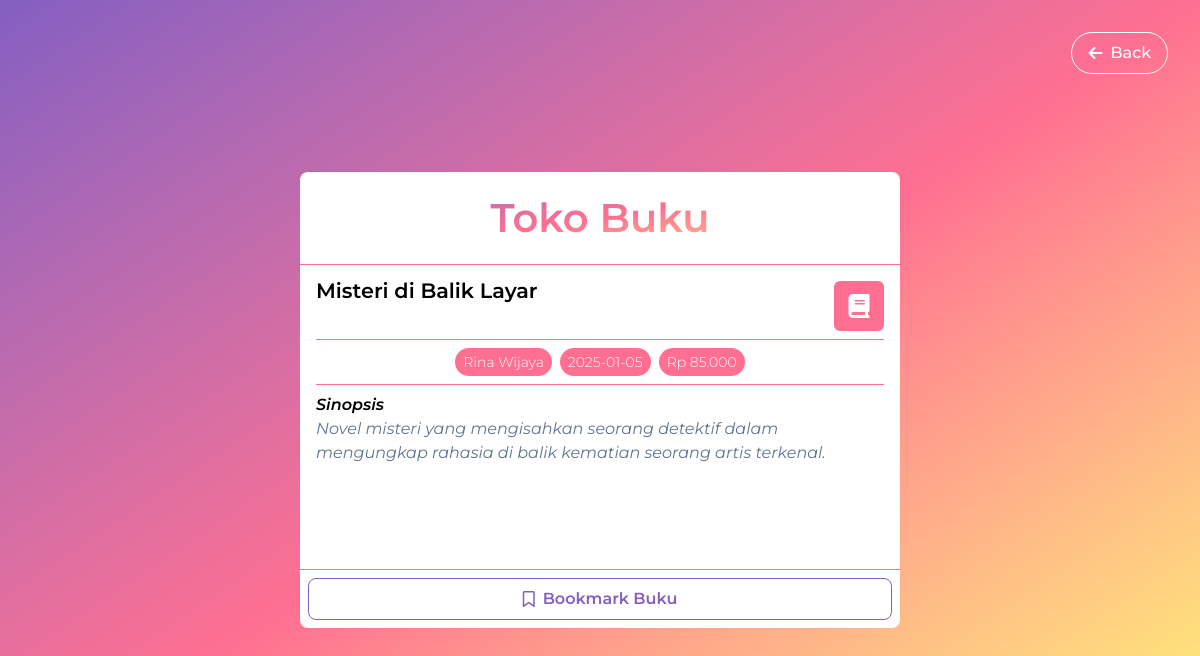
Screenshot of /read.php?id=2 with the database file from the repository.
### tables this page shows
CREATE TABLE `tb_buku` (
  `id` int unsigned NOT NULL AUTO_INCREMENT,
  `judul` varchar(100) NOT NULL,
  `penulis` varchar(100) NOT NULL,
  `sinopsis` text NOT NULL,
  `tanggal_terbit` date NOT NULL,
  `harga` decimal(10,2) NOT NULL,
  PRIMARY KEY (`id`)
);

### read.php (the view, shortened to what this page needs)
<?php
require 'config.php';
$id = intval($_GET['id']);
$stmt = $conn->prepare("SELECT * FROM tb_buku WHERE id = ?");
$stmt->bind_param("i", $id);
$stmt->execute();
$result = $stmt->get_result();
if ($result->num_rows > 0) {
    $buku = $result->fetch_assoc();
}
?>
<!DOCTYPE html>
<html lang="en">
<head>
    <script src="https://unpkg.com/@tailwindcss/browser@4"></script>
</head>
<body>
    <div class="min-h-screen mx-auto bg-linear-to-br from-purple via-lavender via-pink to-yellow font-montserrat">
        <section class="fixed top-0 left-0 w-full h-screen flex items-center justify-center bg-linear-to-br from-purple via-lavender via-pink to-yellow transition-all duration-[400ms]"
            id="readForm">
            <div class="absolute top-0 left-0 w-full p-8 flex items-center justify-end transition-shadow">
                <a class="w-fit px-4 py-2 flex items-center justify-center gap-2 border border-white font-medium rounded-full text-white
                    hover:bg-white hover:text-[#ff6f91] focus:bg-white focus:text-[#ff6f91] transition-colors"
                    href="./index.php">
                    <i class="fa-solid fa-arrow-left"></i>
                    Back
                </a>
            </div>
            <div class="w-[600px] rounded-lg bg-white">
                <div class="w-full py-4 bg-linear-to-br from-purple via-lavender via-pink to-yellow text-transparent bg-clip-text">
                    <h2 class="w-fit mx-auto text-[2.5rem] font-semibold">Toko Buku</h2>
                </div>
                <div class="w-full max-h-[60vh] p-4 border-y border-pink overflow-y-auto">
                    <div class="w-full flex items-start justify-center gap-4">
                        <div class="w-full">
                            <h3 class="text-[1.3rem]/5 font-semibold"><?php echo htmlspecialchars($buku['judul']); ?></h3>
                        </div>
                        <div>
                            <div class="size-[50px] flex items-center justify-center rounded-md bg-pink text-white text-[1.5rem]">
                                <i class="fa-solid fa-book"></i>
                            </div>
                        </div>
                    </div>
                    <div class="w-full my-2 py-2 flex items-center justify-center gap-2 border-y border-pink">
                        <span class="block w-fit px-2 py-1 rounded-full bg-pink font-light text-white text-sm">
                            <?php echo ucwords(htmlspecialchars($buku['penulis'])); ?>
                        </span>
                        <span class="block w-fit px-2 py-1 rounded-full bg-pink font-light text-white text-sm">
                            <?php echo htmlspecialchars($buku['tanggal_terbit']); ?>
                        </span>
                        <span class="block w-fit px-2 py-1 rounded-full bg-pink font-light text-white text-sm">
                            Rp <?php echo number_format($buku['harga'], 0, ',', '.'); ?>
                        </span>
                    </div>
                    <div class="w-full min-h-[20vh]">
                        <span class="font-semibold italic">Sinopsis</span>
                        <p class="italic text-slate-500"><?php echo nl2br(htmlspecialchars($buku['sinopsis'])); ?></p>
                    </div>
                </div>
                <div class="w-full p-2 flex items-center justify-center gap-2">
                    <?php if (!isset($_SESSION['user'])): ?>
                        <button class="bookmark-btn w-full p-2 flex items-center justify-center gap-2 border border-purple text-purple font-semibold rounded-lg hover:bg-purple hover:text-white focus:bg-purple focus:text-white active:bg-purple-700 transition-colors ">
                            <i class="fa-regular fa-bookmark"></i>
                            Bookmark Buku
                        </button>
                    <?php endif; ?>
                </div>
            </div>
        </section>
    </div>
</body>
</html>

### read.php (style rules this page uses)
a, button { outline: none; cursor: pointer; }

### rows the page displays
tb_buku: judul "Misteri di Balik Layar", penulis "Rina Wijaya", tanggal_terbit "2025-01-05", harga "85.000", sinopsis "Novel misteri yang mengisahkan seorang detektif dalam mengungkap rahasia di balik kematian seorang artis terkenal."
